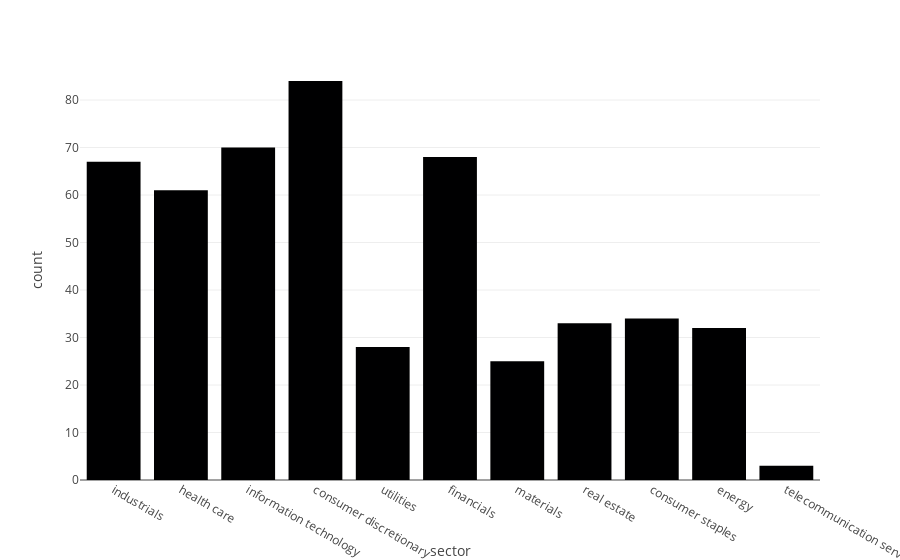

Source (notebook cell):
### Code cell
#creating a histogram using px using market cap

#because I can't groupby market cap by itself, I am going to create a new column called categories 
#where I will categorize each market cap by an individual range using a function called categorize

#min/max values 
# 809,508,034,020 max 
# 2,626,102,121 min
def categorize(row): 
    """
    making a function where the market cap column (integers) is put in and is 
    categorized into ranges 
    """
    mkt_cap = row['market cap'] 
    
    if mkt_cap <= 10000000000:
        return 10
    if mkt_cap <= 20000000000:
        return 20
    if mkt_cap <= 30000000000:
        return 30
    if mkt_cap <= 40000000000:
        return 40
    if mkt_cap <= 50000000000: 
        return 50
    if mkt_cap <= 60000000000: 
        return 60
    if mkt_cap <= 70000000000: 
        return 70
    if mkt_cap <= 80000000000: 
        return 80
    if mkt_cap <= 90000000000: 
        return 90
    if mkt_cap <= 100000000000:
        return 100
    if mkt_cap <= 150000000000:
        return 150
    if mkt_cap <= 200000000000:
        return 200
    if mkt_cap <= 250000000000:
        return 250
    if mkt_cap <= 300000000000:
        return 300
    if mkt_cap <= 350000000000:
        return 350
    if mkt_cap <= 400000000000:
        return 400
    if mkt_cap <= 400000000000:
        return 450
    if mkt_cap <= 500000000000:
        return 500
    if mkt_cap <= 1000000000000:
        return 1000

#create a new column called categories and applying function within it
data['categories'] = data.apply(categorize, axis = 1)

hist_mkt = data.groupby('categories').agg({'symbol':'count'})

hist_mkt = hist_mkt.reset_index(drop=False).sort_index()

px.histogram(hist_mkt, nbins=25)

"""
hist_mkt['categories'] = hist_mkt['categories'].reindex(['10','20','30','40','50','60','70','80','90',
                                                          '100','150','200','250','300','350','400','1000'])
"""
#hist_mkt['categories'] = hist_mkt.iloc[[0, 4, 7, 10, 12, 13, 14, 15, 16, 1, 3, 5, 6, 8, 9, 11, 2]]


data

px.histogram(data, x='sector')

### Figure 1 — Plotly figure (JSON) as saved in the notebook; plotly's stock layout.template omitted (floating-point values rounded to 4 significant figures; data arrays with more than 128 entries replaced by an {"elided": "..."} marker saying what was removed)
{"data": [{"alignmentgroup": "True", "bingroup": "x", "hovertemplate": "sector=%{x}<br>count=%{y}<extra></extra>", "legendgroup": "", "marker": {"color": "#000001", "pattern": {"shape": ""}}, "name": "", "offsetgroup": "", "orientation": "v", "showlegend": false, "type": "histogram", "x": {"elided": "505 str values"}, "xaxis": "x", "yaxis": "y"}], "layout": {"barmode": "relative", "legend": {"tracegroupgap": 0}, "margin": {"t": 60}, "xaxis": {"anchor": "y", "domain": [0, 1], "title": {"text": "sector"}}, "yaxis": {"anchor": "x", "domain": [0, 1], "title": {"text": "count"}}}}
